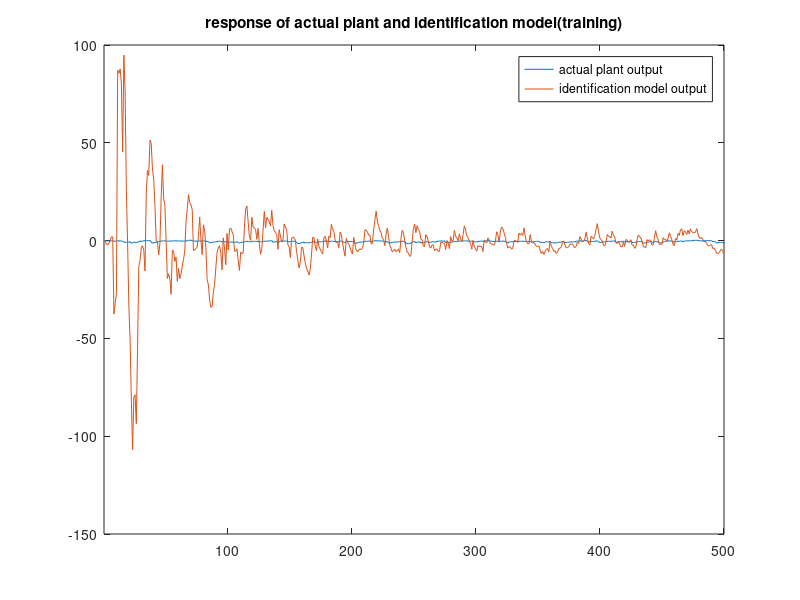
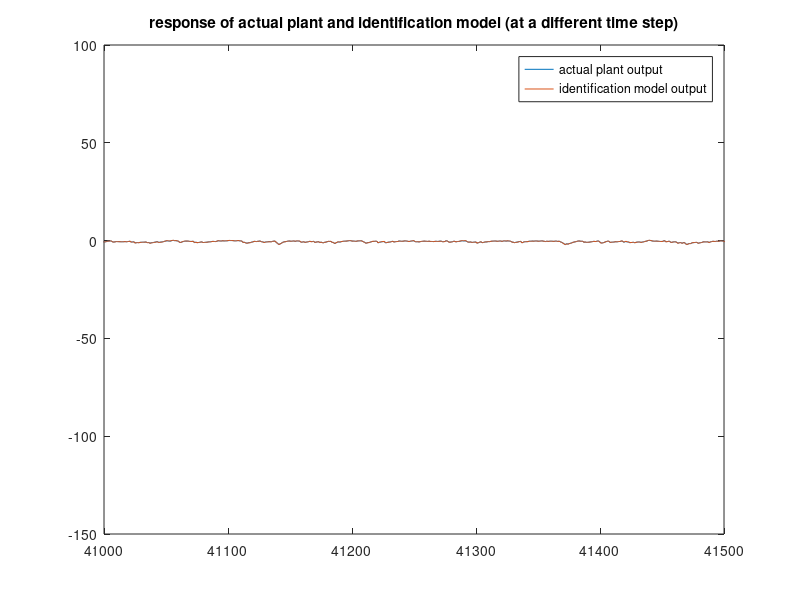
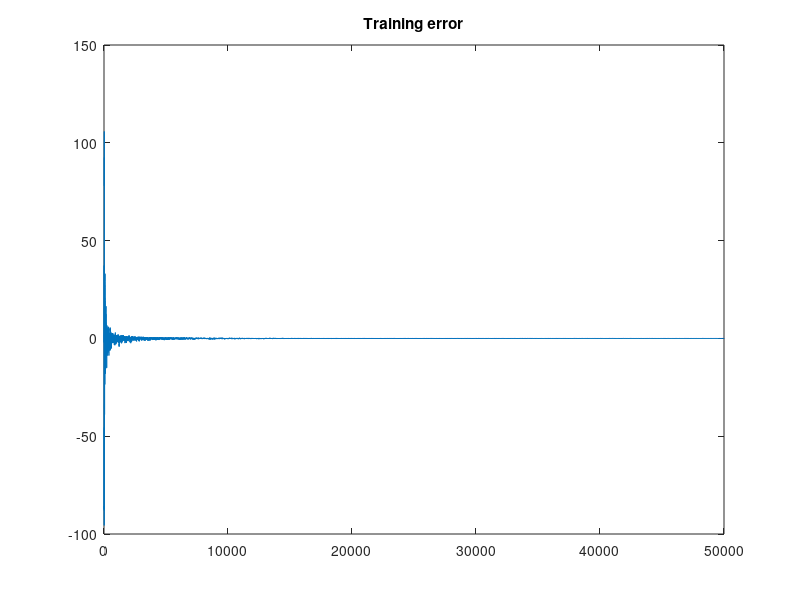
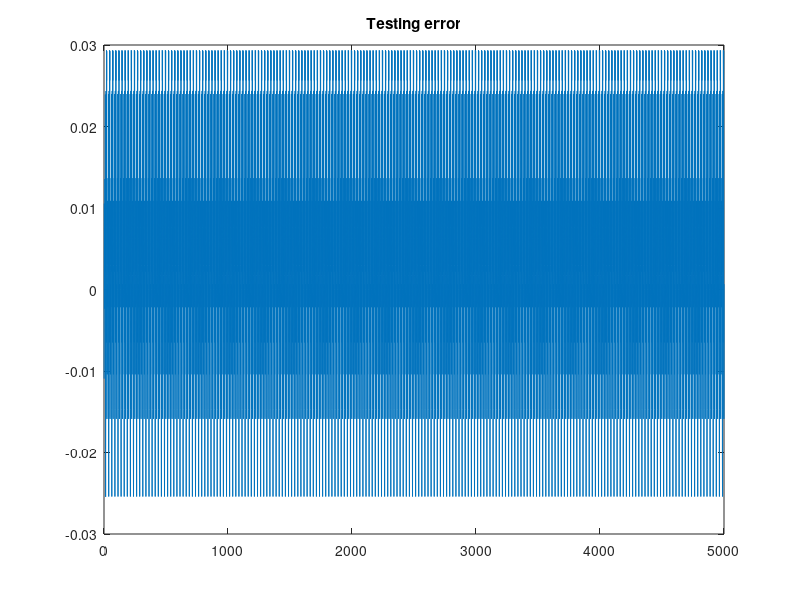

Reproduce these figures in MATLAB, in order.
%%%% IDENTIFICATION EXAMPLE 6 OSLA
clc;clear;
%%%%%%%%%%%%% IDENTIFICATION PROCESS
k=[1:50000];

a=0;b=0;
yp=[b a zeros(1,length(k))];        %%%% plant trajectory 
yphat=[b a zeros(1,length(k))];     %%%% identification model trajectory

NNclass=[1 20 1];
in=NNclass(1);n1=NNclass(2);out=NNclass(3);

W1=randn(in+1,n1);          %%%% Weight initialization
W2=randn(n1+1,out);

u=(-1+2*rand(1,length(k)+2));       %%%% Input to the systems

f=@(u)((u-0.8)*u*(u+0.5));          %%%% function to be approximated
error_train=zeros(1,length(k));

lambda=0.001;
P=(1/lambda)*eye(n1+1);

for i=3:length(k)+2
    yp(i)=0.8*yp(i-1)+f(u(i-1));
    %%%% NEURAL NETWORK(i suck at this shit)
    %Forward Pass
    A1=[1 u(i-1)]*W1;
    y1=tanh(A1);
    v1=[1 y1];
    A2=v1*W2;
    N=A2;
    %Identification model output
    yphat(i)=0.8*yphat(i-1)+N;
    e=-(yphat(i)-yp(i));            %%%% error
    P=P - ((P*v1'*v1*P)./(1+v1*P*v1'));
    W2=W2+e*P*v1';
    error_train(i-2)=e;
end
plot(yp)
hold on
plot(yphat)
xlim([1 500])
title('response of actual plant and identification model(training)');
legend('actual plant output','identification model output');
%%
%plot different time step
figure;
plot(yp)
hold on;
plot(yphat)
xlim([41000 41500])
title('response of actual plant and identification model (at a different time step)');
legend('actual plant output','identification model output');
%%
%Performance Measures (Training)
figure;
plot(error_train)
title('Training error')
rmse1=rms(error_train(1:10000));
rmse2=rms(error_train(10001:end));
fprintf('Training RMS error 1 = %f\n',rmse1);
fprintf('Training RMS error 2 = %f\n\n',rmse2);
disp('Variance Accounted For (training)');
VAF=(1-var(yp-yphat)/var(yp))*100;
disp(VAF);
%%
%saving weights
save('WeightsH2_NP90_ex6','W1','W2');
disp('saved');
%%
%loading weights
load('WeightsH2_NP90_ex6');
disp('loaded');
%%
%response of identification model(hopefully identified system) to different input
k=[1:5000];
f=@(u)((u-0.8)*u*(u+0.5));
b=0; a=0;
yp=[b a zeros(1,length(k))];
yphat=[b a zeros(1,length(k))];
u=@(k)(sin((2*pi).*k./25));
error_test=zeros(1,length(k));
for i=3:length(k)+2
    yp(i)=0.8*yp(i-1)+f(u(i-1)); %%%% Plant output
    %Forward Pass
    A1=[1 u(i-1)]*W1;
    y1=tanh(A1);
    A2=[1 y1]*W2;
    N=A2;
    yphat(i)=0.8*yphat(i-1)+N;   %%%% INDEPENDENT identfication model output
    e=-(yphat(i)-yp(i));
    error_test(i-2)=e;
end
%%
%Performance Measures
figure;
plot(error_test)
title('Testing error');
rmse1=rms(error_test(1:1000));
rmse2=rms(error_test(1001:end));
fprintf('Testing RMS error 1 = %f\n',rmse1);
fprintf('Testing RMS error 2 = %f\n\n',rmse2);
disp('Variance Accounted For (testing)');
VAF=(1-var(yp-yphat)/var(yp))*100;
disp(VAF);
%%
figure;
plot(yp);
hold on;
plot(yphat);
xlim([1 200])
title('response of actual plant and identified model to a different input(testing)')
legend('actual plant output','identification model output')
